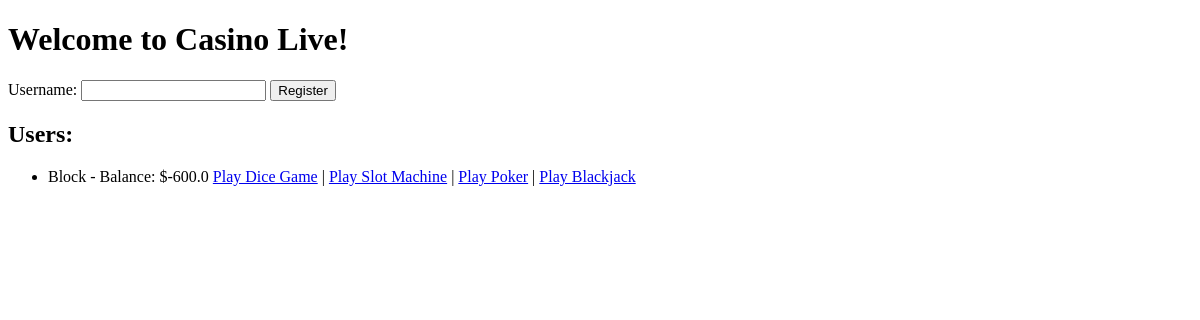
Before: / with the older database file.
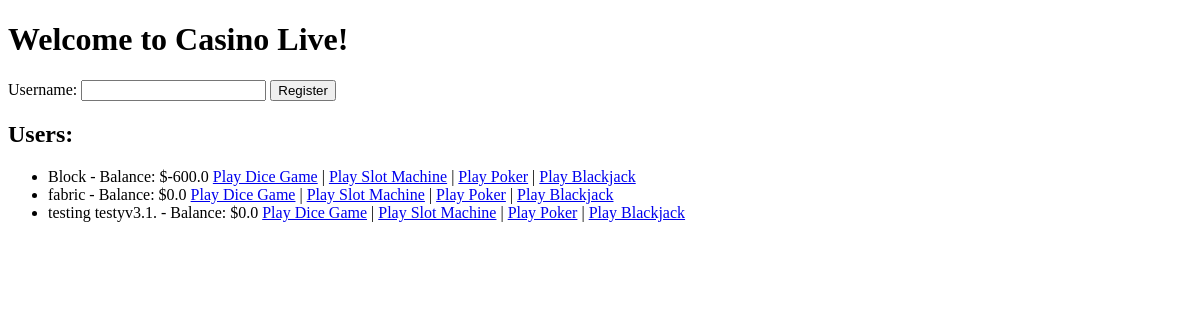
After: the same page with the newer database file.
### app.py (models this page shows)
class User(db.Model):
    id = db.Column(db.Integer, primary_key=True)
    username = db.Column(db.String(80), unique=True, nullable=False)
    balance = db.Column(db.Float, default=0.0)

### app.py (the view)
@app.route('/')
def home():
    users = User.query.all()  # Fetch all users from the database
    return render_template('index.html', users=users)

### templates/index.html (shortened to what this page needs)
<!DOCTYPE html>
<html lang="en">
<head>
</head>
<body>
    <h1>Welcome to Casino Live!</h1>
    <form action="/register" method="POST">
        <label for="username">Username:</label>
        <input type="text" id="username" name="username" required>
        <button type="submit">Register</button>
    </form>
    <h2>Users:</h2>
    <ul>
        {% for user in users %}
        <li>
            {{ user.username }} - Balance: ${{ user.balance }}
            <a href="/roll-dice/{{ user.username }}">Play Dice Game</a> |
            <a href="/slot-machine/{{ user.username }}">Play Slot Machine</a> |
            <a href="/poker/{{ user.username }}">Play Poker</a> |
            <a href="/blackjack/{{ user.username }}">Play Blackjack</a>
        </li>
        {% endfor %}
    </ul>
</body>
</html>

Changed rows visible on the page:
added User: username "fabric", balance "0.0"
added User: username "testing testyv3.1.", balance "0.0"
